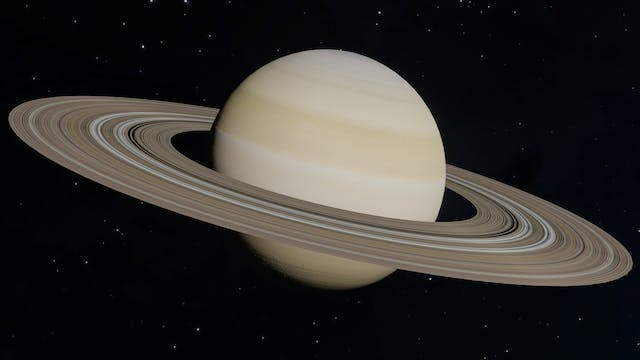
#> input picture Exercises/Week_2_Colors_Pointoperations/2_2_Pointoperations/Python/Bonus white balance/Saturn_RGB.jpg, 640 x 360 px
$ python whitening_white_balance.py
#> lines starting #> are read from the running program, lines starting #| are printed output that depends on the picture; after the words box and inside, x2 and y2 are one past the last pixel; in counts of white or black regions, pixels touching at a corner belong together
import matplotlib.pyplot as plt
import numpy as np

image_orig = plt.imread("Saturn_RGB.jpg")
#> image_orig is the input picture: shape (360, 640, 3); mean R, G, B 49.2, 47.3, 44.7

reference_row, reference_column = 170, 340

R_reference = image_orig[reference_row, reference_column, 0]
#> R_reference = 204
G_reference = image_orig[reference_row, reference_column, 1]
#> G_reference = 196
B_reference = image_orig[reference_row, reference_column, 2]
#> B_reference = 183

R_correction = 255 / R_reference
#> R_correction = 1.25
G_correction = 255 / G_reference
#> G_correction = 1.3
B_correction = 255 / B_reference
#> B_correction = 1.39

balanced_picture = np.zeros(shape=image_orig.shape)

for row in range(image_orig.shape[0]):
    for column in range(image_orig.shape[1]):
        balanced_picture[row, column, 0] = image_orig[row, column, 0] * R_correction
        balanced_picture[row, column, 1] = image_orig[row, column, 1] * G_correction
        balanced_picture[row, column, 2] = image_orig[row, column, 2] * B_correction
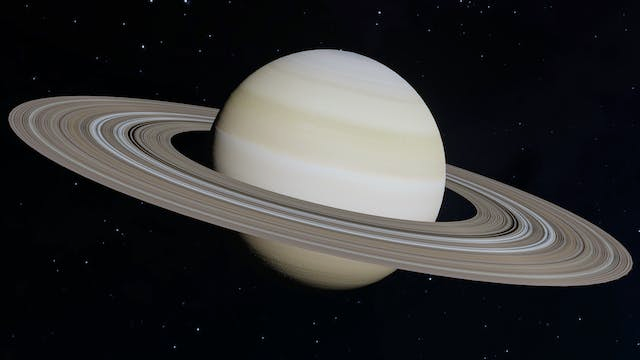
#> balanced_picture: shape (360, 640, 3) float64; mean R, G, B 61.5, 61.5, 62.2; drawn with min black and max white


balanced_picture[balanced_picture > 255] = 255
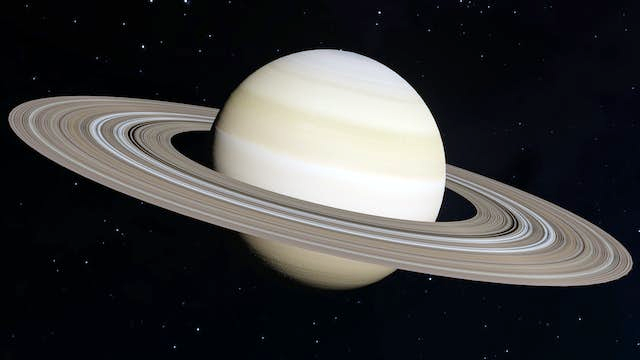
#> balanced_picture: shape (360, 640, 3) float64; 0.47% of pixels changed, all inside (x1, y1, x2, y2) = (143, 0, 444, 214)

balanced_picture = balanced_picture.astype("uint8")

plt.figure()
plt.imshow(image_orig)
plt.title("Original image")

plt.figure()
plt.imshow(balanced_picture)
plt.title("White white balanced image")

plt.show()
